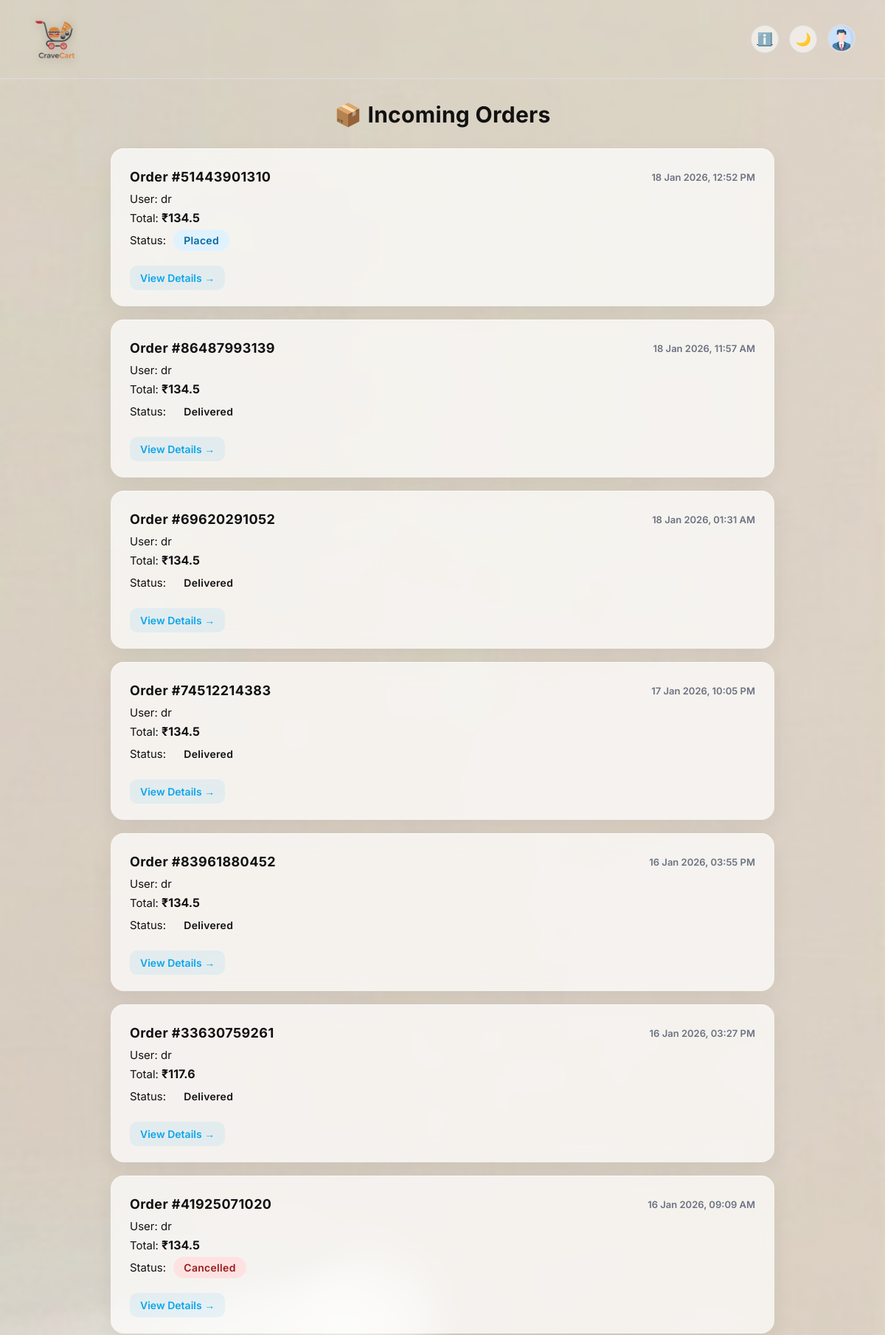
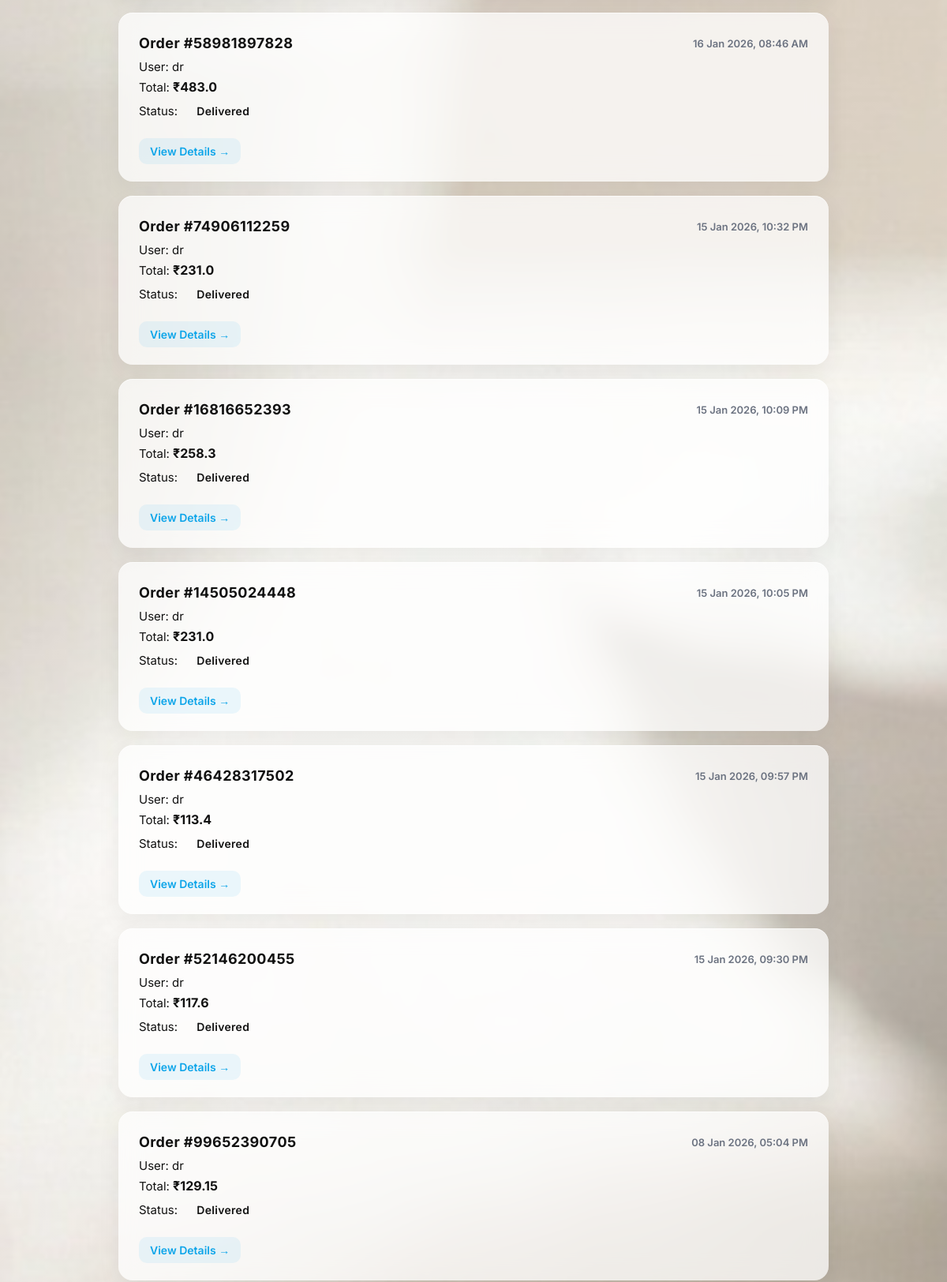
Page /admin-panel/orders/ (signed in, upper part) on the committed database (2 pictures, top to bottom).
### delivery/models.py (models this page shows, shortened)
class Order(models.Model):
    STATUS_CHOICES = [
        ("PLACED", "Placed"),
        ("PREPARING", "Preparing"),
        ("OUT_FOR_DELIVERY", "Out for Delivery"),
        ("DELIVERED", "Delivered"),
        ("CANCELLED", "Cancelled"),
    ]
    order_number = models.CharField(max_length=11, unique=True, blank=True, null=True)
    user = models.ForeignKey(User, on_delete=models.CASCADE)
    coupon_code = models.CharField(max_length=50, blank=True, null=True)
    coupon_discount = models.DecimalField(
        max_digits=10,
        decimal_places=2,
        default=0
    )
    subtotal = models.FloatField(default=0)
    gst_percent = models.PositiveIntegerField(default=5)
    gst_amount = models.FloatField(default=0)
    delivery_fee = models.FloatField(default=0)
    total_amount = models.FloatField(default=0)
    payment_id = models.CharField(max_length=200)
    status = models.CharField(max_length=20, choices=STATUS_CHOICES, default="PLACED")
    created_at = models.DateTimeField(auto_now_add=True)
    delivered_at = models.DateTimeField(null=True, blank=True)
    rating = models.DecimalField(max_digits=3,decimal_places=1,null=True,blank=True,validators=[MinValueValidator(0), MaxValueValidator(5)])
    review = models.TextField(blank=True)
    payment_method = models.CharField(
        max_length=10,
        choices=[("ONLINE", "Online"), ("COD", "Cash on Delivery")],
        default="ONLINE"
    )
    payment_status = models.CharField(
        max_length=20,
        choices=[("PAID", "Paid"), ("PENDING", "Pending")],
        default="PAID"
    )
    delivery_address_label = models.CharField(max_length=50, blank=True, null=True)
    delivery_address = models.TextField(blank=True, null=True)

class User(models.Model):
    username = models.CharField(max_length=150, unique=True)
    first_name = models.CharField(max_length=30)
    last_name = models.CharField(max_length=30)
    password = models.CharField(max_length=128)
    email = models.EmailField(unique=True)
    mobile = models.CharField(max_length=15)
    address = models.TextField()

### delivery/views.py (the view)
# urls.py: path("admin-panel/orders/", views.admin_orders, name="admin_orders"),
def admin_orders(request):
    if request.session.get("username") != "admin":
        return redirect("signin")
    orders = Order.objects.all().order_by("-created_at")
    return render(request, "admin_orders.html", {
        "orders": orders
    })

### delivery/context_processors.py (called while the page is built)
def cart_count_processor(request):
    cart_count = 0
    username = request.session.get("username")
    if username:
        cart = Cart.objects.filter(username=username).first()
        if cart:
            cart_count = (
                CartItem.objects
                .filter(cart=cart)
                .aggregate(total=Sum("quantity"))["total"]
                or 0
            )
    return {
        "cart_count": cart_count
    }

def user_dropdown(request):
    username = request.session.get("username")
    if not username:
        return {}
    try:
        user = User.objects.get(username=username)
        profile, _ = UserProfile.objects.get_or_create(user=user)
        return {"nav_user": user, "nav_profile": profile}
    except User.DoesNotExist:
        return {}

def nav_context(request):
    username = request.session.get("username")
    if not username:
        return {}
    user = User.objects.filter(username=username).first()
    if not user:
        return {}
    profile, _ = UserProfile.objects.get_or_create(user=user)
    cart = Cart.objects.filter(username=username).first()
    cart_count = 0
    if cart:
        cart_count = CartItem.objects.filter(cart=cart).aggregate(
            total=Sum("quantity")
        )["total"] or 0
    return {
        "nav_user": user,
        "nav_profile": profile,
        "cart_count": cart_count,
    }

### delivery/templates/admin_orders.html (shortened to what this page needs)
{% load static %}
<!DOCTYPE html>
<html lang="en">
<head>
  <link rel="stylesheet" href="{% static 'css/sign_style.css' %}">
  <link rel="stylesheet" href="{% static 'css/admin_orders.css' %}">
</head>
<body>
<header class="header">
    <div class="brand">
        <a href="{% url 'admin_dashboard' %}" class="logo-link">
            <img src="{% static 'images/logoo.png' %}" alt="Crave Cart Logo" class="logo">
        </a>
    </div>
    <div class="header-actions">
        <a href="{% url 'about' %}" class="icon-btn" title="About Us" aria-label="About Us">
    <span class="icon">ℹ️</span>
    </a>
        <button class="icon-btn theme-btn" onclick="toggleTheme()" title="Toggle theme">
            <span id="themeIcon">🌙</span>
        </button>
        <div class="profile-menu">
            <button class="profile-avatar" onclick="toggleProfileMenu(event)">
                <img src="{% static 'images/profile.png' %}" alt="Profile">
            </button>
        </div>
    </div>
</header>
  <h2>📦 Incoming Orders</h2>
  {% if orders %}
    {% for order in orders %}
      <div class="admin-order-card">
        <div class="top">
          <strong>Order #{{ order.order_number }}</strong>
          <span>{{ order.created_at|date:"d M Y, h:i A" }}</span>
        </div>
        <div class="detail">
          <span class="label">User:</span>
          <span class="value">{{ order.user.username }}</span>
        </div>
        <div class="detail">
          <span class="label">Total:</span>
          <span class="value amount">₹{{ order.total_amount }}</span>
        </div>
        <div class="detail">
          <span class="label">Status:</span>
          <span class="status {{ order.status }}">
            {{ order.get_status_display }}
          </span>
        </div>
        <a class="view-btn" href="{% url 'admin_order_detail' order.id %}">
          View Details →
        </a>
      </div>
    {% endfor %}
  {% else %}
    <p class="empty-text">No orders yet 📭</p>
  {% endif %}
</body>
</html>

### delivery/static/css/sign_style.css (style rules this page uses)
:root { --bg: #ffffff; --text: #111111; --muted: #555; --primary: #000000; --border: #ddd; }
* { margin: 0; padding: 0; box-sizing: border-box; font-family: 'Inter', sans-serif; }
body { min-height: 100vh; background: radial-gradient(circle at top, rgba(255,255,255,0.40), rgba(255,255,255,0.40) ), url("../images/bg-light.jpg") center / cover no-repeat; background-attachment: fixed; color: var(--text); transition: background 0.3s ease, color 0.3s ease; }
.header { backdrop-filter: blur(8px); padding: 18px 40px; display: flex; justify-content: space-between; align-items: center; border-bottom: 1px solid var(--border); backdrop-filter: blur(6px); }
.logo-link { display: flex; align-items: center; text-decoration: none; }
.logo { object-fit: contain; border-radius: 10px; padding: 6px; height: 70px; width: auto; background: transparent; filter: drop-shadow(0 2px 6px rgba(0,0,0,0.25)); transition: transform 0.2s ease, filter 0.2s ease; }
.header-actions { display: flex; align-items: center; gap: 14px; }
.icon-btn { width: 38px; height: 38px; border-radius: 50%; border: 1px solid var(--border); background: rgba(255,255,255,0.55); display: flex; align-items: center; justify-content: center; cursor: pointer; font-size: 17px; backdrop-filter: blur(6px); transition: background 0.2s ease, transform 0.15s ease; }
.profile-menu { position: relative; }
.profile-avatar { width: 38px; height: 38px; border-radius: 50%; border: 2px solid var(--border); background: none; padding: 0; cursor: pointer; overflow: hidden; }
.profile-avatar img { width: 100%; height: 100%; object-fit: cover; transition: transform 0.2s ease; }
.brand { display: flex; align-items: center; }

### delivery/static/css/admin_orders.css (style rules this page uses)
h2 { text-align: center; font-size: 30px; font-weight: 700; margin: 30px 0; letter-spacing: 0.3px; margin-bottom: 28px; color: var(--text-primary); }
.admin-order-card { background: rgba(255, 255, 255, 0.72); backdrop-filter: blur(14px); box-shadow: 0 10px 30px rgba(0, 0, 0, 0.06), inset 0 1px 0 rgba(255, 255, 255, 0.6); transition: transform 0.25s ease, box-shadow 0.25s ease; position: relative; border-radius: 18px; padding: 22px 26px; margin: 18px auto; max-width: 900px; }
.admin-order-card::before { content: ""; position: absolute; left: 0; top: 0; height: 100%; width: 6px; border-radius: 18px 0 0 18px; background: var(--border-glow); }
.admin-order-card .top { display: flex; justify-content: space-between; align-items: center; margin-bottom: 12px; font-weight: 600; margin-bottom: 10px; color: var(--text-primary); }
.admin-order-card .top strong { font-size: 18px; font-weight: 700; letter-spacing: 0.4px; }
.admin-order-card .top span { font-size: 13px; color: #6b7280; }
.admin-order-card div { margin: 6px 0; font-size: 15px; color: var(--text-secondary); }
.admin-order-card .amount { font-size: 16px; font-weight: 700; }
.status { display: inline-block; border-radius: 999px; font-weight: 600; margin-left: 6px; letter-spacing: 0.3px; padding: 6px 14px; font-weight: 600; font-size: 14px; }
.status.PLACED { background: #e0f2fe; color: #0369a1; }
.status.DELIVERED { background: var(--status-delivered-bg); color: var(--status-delivered-text); }
.status.CANCELLED { background: #fee2e2; color: #991b1b; }
.admin-order-card a { display: inline-block; margin-top: 14px; text-decoration: none; font-weight: 600; font-size: 14px; color: #0ea5e9; padding: 8px 14px; border-radius: 10px; transition: all 0.25s ease; background: rgba(14, 165, 233, 0.08); }
.view-btn { display: inline-block; margin-top: 14px; padding: 10px 18px; border-radius: 999px; background: rgba(14,165,233,0.12); color: var(--accent); font-weight: 600; text-decoration: none; transition: all 0.25s ease; }
header.header { position: sticky; top: 0; z-index: 99999; }
.profile-menu { position: relative; z-index: 100000; }
body { overflow: visible; }
body, .container, .orders-wrapper { overflow: visible !important; }
header.header, .profile-menu, .profile-dropdown { z-index: 999999 !important; }

### rows in the picture
Order: order_number "51443901310", created_at "18 Jan 2026, 12:52 PM", user.username "dr", total_amount "134.5", status "Placed"
Order: order_number "86487993139", created_at "18 Jan 2026, 11:57 AM", user.username "dr", total_amount "134.5", status "Delivered"
Order: order_number "69620291052", created_at "18 Jan 2026, 01:31 AM", user.username "dr", total_amount "134.5", status "Delivered"
Order: order_number "74512214383", created_at "17 Jan 2026, 10:05 PM", user.username "dr", total_amount "134.5", status "Delivered"
Order: order_number "83961880452", created_at "16 Jan 2026, 03:55 PM", user.username "dr", total_amount "134.5", status "Delivered"
Order: order_number "33630759261", created_at "16 Jan 2026, 03:27 PM", user.username "dr", total_amount "117.6", status "Delivered"
Order: order_number "41925071020", created_at "16 Jan 2026, 09:09 AM", user.username "dr", total_amount "134.5", status "Cancelled"
Order: order_number "58981897828", created_at "16 Jan 2026, 08:46 AM", user.username "dr", total_amount "483.0", status "Delivered"
Order: order_number "74906112259", created_at "15 Jan 2026, 10:32 PM", user.username "dr", total_amount "231.0", status "Delivered"
Order: order_number "16816652393", created_at "15 Jan 2026, 10:09 PM", user.username "dr", total_amount "258.3", status "Delivered"
Order: order_number "14505024448", created_at "15 Jan 2026, 10:05 PM", user.username "dr", total_amount "231.0", status "Delivered"
Order: order_number "46428317502", created_at "15 Jan 2026, 09:57 PM", user.username "dr", total_amount "113.4", status "Delivered"
Order: order_number "52146200455", created_at "15 Jan 2026, 09:30 PM", user.username "dr", total_amount "117.6", status "Delivered"
Order: order_number "99652390705", created_at "08 Jan 2026, 05:04 PM", user.username "dr", total_amount "129.15", status "Delivered"
